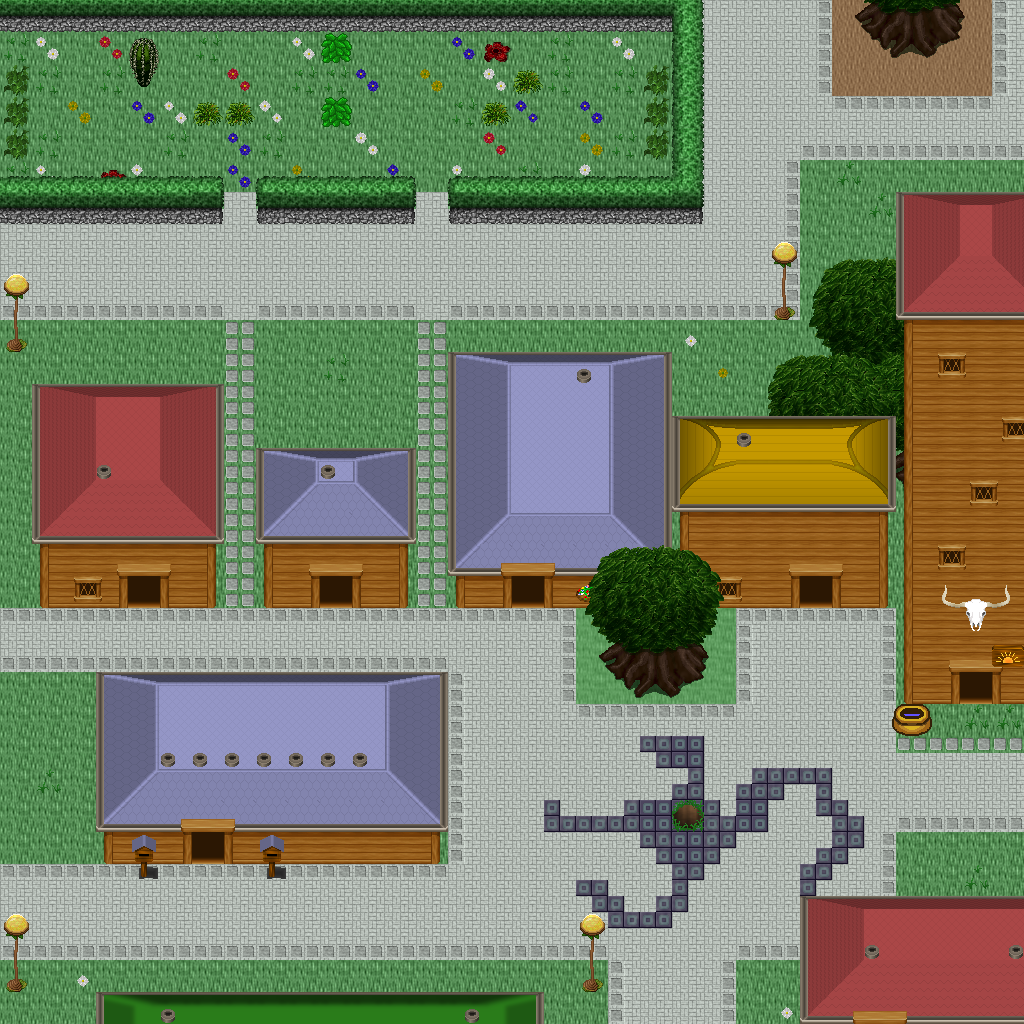

Rendered tile map (Tiled .tmx) drawn with the repository's tilesets; below, a short description and the map source with its tile grids summarised:
An orthogonal 32x32 tile map with 32x32 px tiles, 5 tile layers (Ground, Objects, Objects2, Above, ...), 1 hidden layer not drawn, 53 tilesets.

<map version="1.10" tiledversion="1.11.0" orientation="orthogonal" renderorder="right-down" width="32" height="32" tilewidth="32" tileheight="32" infinite="0" nextlayerid="11" nextobjectid="1">
 <tileset firstgid="1" name="ground_ground" tilewidth="32" tileheight="32" tilecount="33" columns="3">
  <image source="../drawable/ground_ground.png" width="96" height="352" />
 </tileset>
 <tileset firstgid="34" name="building_castle" tilewidth="32" tileheight="32" tilecount="320" columns="20">
  <image source="../drawable/building_castle.png" width="640" height="512" />
 </tileset>
 <tileset firstgid="354" name="ground_square_patch" tilewidth="32" tileheight="32" tilecount="9" columns="3">
  <image source="../drawable/ground_square_patch.png" width="96" height="96" />
 </tileset>
 <tileset firstgid="363" name="building_decoration_banner" tilewidth="32" tileheight="32" tilecount="12" columns="1">
  <image source="../drawable/building_decoration_banner.png" width="32" height="384" />
 </tileset>
 <tileset firstgid="375" name="ground_water_pool" tilewidth="32" tileheight="32" tilecount="72" columns="3">
  <image source="../drawable/ground_water_pool.png" width="96" height="768" />
 </tileset>
 <tileset firstgid="447" name="building_wall_wall_brown" tilewidth="32" tileheight="32" tilecount="12" columns="3">
  <image source="../drawable/building_wall_wall_brown.png" width="96" height="128" />
 </tileset>
 <tileset firstgid="459" name="plant_grasses" tilewidth="32" tileheight="32" tilecount="6" columns="3">
  <image source="../drawable/plant_grasses.png" width="96" height="64" />
 </tileset>
 <tileset firstgid="465" name="plant_flower_daisy_white" tilewidth="32" tileheight="32" tilecount="8" columns="2">
  <image source="../drawable/plant_flower_daisy_white.png" width="64" height="128" />
 </tileset>
 <tileset firstgid="473" name="plant_tree_tree_darkgreen" tilewidth="32" tileheight="32" tilecount="88" columns="8">
  <image source="../drawable/plant_tree_tree_darkgreen.png" width="256" height="352" />
 </tileset>
 <tileset firstgid="561" name="plant_flower_daisy_red" tilewidth="32" tileheight="32" tilecount="8" columns="2">
  <image source="../drawable/plant_flower_daisy_red.png" width="64" height="128" />
 </tileset>
 <tileset firstgid="569" name="ground_grass_edges" tilewidth="32" tileheight="32" tilecount="36" columns="12">
  <image source="../drawable/ground_grass_edges.png" width="384" height="96" />
 </tileset>
 <tileset firstgid="605" name="ground_grass_corners" tilewidth="32" tileheight="32" tilecount="24" columns="6">
  <image source="../drawable/ground_grass_corners.png" width="192" height="128" />
 </tileset>
 <tileset firstgid="629" name="plant_bush_hedge" tilewidth="32" tileheight="32" tilecount="35" columns="5">
  <image source="../drawable/plant_bush_hedge.png" width="160" height="224" />
 </tileset>
 <tileset firstgid="664" name="ground_rock_pebbles" tilewidth="32" tileheight="32" tilecount="3" columns="1">
  <image source="../drawable/ground_rock_pebbles.png" width="32" height="96" />
 </tileset>
 <tileset firstgid="667" name="plant_bush_bushes" tilewidth="32" tileheight="32" tilecount="10" columns="5">
  <image source="../drawable/plant_bush_bushes.png" width="160" height="64" />
 </tileset>
 <tileset firstgid="677" name="building_roof_red" tilewidth="32" tileheight="32" tilecount="20" columns="5">
  <image source="../drawable/building_roof_red.png" width="160" height="128" />
 </tileset>
 <tileset firstgid="697" name="plant_flower_daisy_yellow" tilewidth="32" tileheight="32" tilecount="8" columns="2">
  <image source="../drawable/plant_flower_daisy_yellow.png" width="64" height="128" />
 </tileset>
 <tileset firstgid="705" name="plant_leaves" tilewidth="32" tileheight="32" tilecount="8" columns="4">
  <image source="../drawable/plant_leaves.png" width="128" height="64" />
 </tileset>
 <tileset firstgid="713" name="item_corpse_skull_pale" tilewidth="32" tileheight="32" tilecount="2" columns="2">
  <image source="../drawable/item_corpse_skull_pale.png" width="64" height="32" />
 </tileset>
 <tileset firstgid="715" name="building_roof_blue" tilewidth="32" tileheight="32" tilecount="20" columns="5">
  <image source="../drawable/building_roof_blue.png" width="160" height="128" />
 </tileset>
 <tileset firstgid="735" name="plant_cactus" tilewidth="32" tileheight="32" tilecount="2" columns="1">
  <image source="../drawable/plant_cactus.png" width="32" height="64" />
 </tileset>
 <tileset firstgid="737" name="plant_flower_daisy_blue" tilewidth="32" tileheight="32" tilecount="8" columns="2">
  <image source="../drawable/plant_flower_daisy_blue.png" width="64" height="128" />
 </tileset>
 <tileset firstgid="745" name="plant_stump_stump_brown" tilewidth="32" tileheight="32" tilecount="4" columns="2">
  <image source="../drawable/plant_stump_stump_brown.png" width="64" height="64" />
 </tileset>
 <tileset firstgid="749" name="plant_stump_rectangular" tilewidth="32" tileheight="32" tilecount="4" columns="2">
  <image source="../drawable/plant_stump_rectangular.png" width="64" height="64" />
 </tileset>
 <tileset firstgid="753" name="furniture_carpet_border" tilewidth="32" tileheight="32" tilecount="12" columns="3">
  <image source="../drawable/furniture_carpet_border.png" width="96" height="128" />
 </tileset>
 <tileset firstgid="765" name="ground_pothole" tilewidth="32" tileheight="32" tilecount="4" columns="4">
  <image source="../drawable/ground_pothole.png" width="128" height="32" />
 </tileset>
 <tileset firstgid="769" name="furniture_carpet_carpets" tilewidth="32" tileheight="32" tilecount="8" columns="4">
  <image source="../drawable/furniture_carpet_carpets.png" width="128" height="64" />
 </tileset>
 <tileset firstgid="777" name="building_roof_yellow" tilewidth="32" tileheight="32" tilecount="20" columns="5">
  <image source="../drawable/building_roof_yellow.png" width="160" height="128" />
 </tileset>
 <tileset firstgid="797" name="plant_stump_stump_green" tilewidth="32" tileheight="32" tilecount="4" columns="2">
  <image source="../drawable/plant_stump_stump_green.png" width="64" height="64" />
 </tileset>
 <tileset firstgid="801" name="item_pot_pot_golden_centred" tilewidth="32" tileheight="32" tilecount="3" columns="3">
  <image source="../drawable/item_pot_pot_golden_centred.png" width="96" height="32" />
 </tileset>
 <tileset firstgid="804" name="building_roof_green" tilewidth="32" tileheight="32" tilecount="20" columns="5">
  <image source="../drawable/building_roof_green.png" width="160" height="128" />
 </tileset>
 <tileset firstgid="824" name="item_statue_fairypool" tilewidth="32" tileheight="32" tilecount="16" columns="2">
  <image source="../drawable/item_statue_fairypool.png" width="64" height="256" />
 </tileset>
 <tileset firstgid="840" name="building_window_window_left" tilewidth="32" tileheight="32" tilecount="2" columns="2">
  <image source="../drawable/building_window_window_left.png" width="64" height="32" />
 </tileset>
 <tileset firstgid="842" name="building_window_window_long" tilewidth="32" tileheight="32" tilecount="3" columns="3">
  <image source="../drawable/building_window_window_long.png" width="96" height="32" />
 </tileset>
 <tileset firstgid="845" name="building_door_door_n" tilewidth="32" tileheight="32" tilecount="6" columns="3">
  <image source="../drawable/building_door_door_n.png" width="96" height="64" />
 </tileset>
 <tileset firstgid="851" name="item_postbox" tilewidth="32" tileheight="32" tilecount="4" columns="2">
  <image source="../drawable/item_postbox.png" width="64" height="64" />
 </tileset>
 <tileset firstgid="855" name="building_window_window_right" tilewidth="32" tileheight="32" tilecount="2" columns="2">
  <image source="../drawable/building_window_window_right.png" width="64" height="32" />
 </tileset>
 <tileset firstgid="857" name="building_decoration_blue_circle" tilewidth="32" tileheight="32" tilecount="4" columns="2">
  <image source="../drawable/building_decoration_blue_circle.png" width="64" height="64" />
 </tileset>
 <tileset firstgid="861" name="plant_indoor_flower_baskets" tilewidth="32" tileheight="32" tilecount="3" columns="1">
  <image source="../drawable/plant_indoor_flower_baskets.png" width="32" height="96" />
 </tileset>
 <tileset firstgid="864" name="building_decoration_chimney_big" tilewidth="32" tileheight="32" tilecount="2" columns="1">
  <image source="../drawable/building_decoration_chimney_big.png" width="32" height="64" />
 </tileset>
 <tileset firstgid="866" name="building_decoration_banner_long" tilewidth="32" tileheight="32" tilecount="3" columns="3">
  <image source="../drawable/building_decoration_banner_long.png" width="96" height="32" />
 </tileset>
 <tileset firstgid="869" name="building_decoration_chimney" tilewidth="32" tileheight="32" tilecount="2" columns="1">
  <image source="../drawable/building_decoration_chimney.png" width="32" height="64" />
 </tileset>
 <tileset firstgid="871" name="building_decoration_longhorn_skull" tilewidth="32" tileheight="32" tilecount="6" columns="3">
  <image source="../drawable/building_decoration_longhorn_skull.png" width="96" height="64" />
 </tileset>
 <tileset firstgid="877" name="building_decoration_library_banner" tilewidth="32" tileheight="32" tilecount="6" columns="3">
  <image source="../drawable/building_decoration_library_banner.png" width="96" height="64" />
 </tileset>
 <tileset firstgid="883" name="logic_creature_elf" tilewidth="32" tileheight="32" tilecount="16" columns="8">
  <image source="../drawable/logic_creature_elf.png" width="256" height="64" />
 </tileset>
 <tileset firstgid="899" name="logic_portal" tilewidth="32" tileheight="32" tilecount="24" columns="8">
  <image source="../drawable/logic_portal.png" width="256" height="96" />
 </tileset>
 <tileset firstgid="923" name="logic_collision" tilewidth="32" tileheight="32" tilecount="1" columns="1">
  <image source="../drawable/logic_collision.png" width="32" height="32" />
 </tileset>
 <tileset firstgid="924" name="ground_green_paving" tilewidth="32" tileheight="32" tilecount="18" columns="3">
  <image source="../drawable/ground_green_paving.png" width="96" height="192" />
 </tileset>
 <tileset firstgid="942" name="light_door_light" tilewidth="32" tileheight="32" tilecount="12" columns="3">
  <image source="../drawable/light_door_light.png" width="96" height="128" />
 </tileset>
 <tileset firstgid="954" name="furniture_light_roots_lamp" tilewidth="32" tileheight="32" tilecount="6" columns="2">
  <image source="../drawable/furniture_light_roots_lamp.png" width="64" height="96" />
 </tileset>
 <tileset firstgid="960" name="light_dim_yellow_light_7x5" tilewidth="32" tileheight="32" tilecount="35" columns="7">
  <image source="../drawable/light_dim_yellow_light_7x5.png" width="224" height="160" />
 </tileset>
 <tileset firstgid="995" name="light_yellow_light_5x5" tilewidth="32" tileheight="32" tilecount="25" columns="5">
  <image source="../drawable/light_yellow_light_5x5.png" width="160" height="160" />
 </tileset>
 <tileset firstgid="1020" name="building_decoration_shop_banners" tilewidth="32" tileheight="32" tilecount="8" columns="8">
  <image source="../drawable/building_decoration_shop_banners.png" width="256" height="32" />
 </tileset>
 <layer id="1" name="Ground" width="32" height="32">
  <data>[1024 cells, 1024 non-empty, 6 distinct tile ids]</data>
 </layer>
 <layer id="2" name="Objects" width="32" height="32">
  <data>[1024 cells, 529 non-empty, 78 distinct tile ids]</data>
 </layer>
 <layer id="3" name="Objects2" width="32" height="32">
  <data>[1024 cells, 98 non-empty, 31 distinct tile ids]</data>
 </layer>
 <layer id="4" name="Above" width="32" height="32">
  <data>[1024 cells, 233 non-empty, 100 distinct tile ids]</data>
 </layer>
 <layer id="5" name="Above2" width="32" height="32">
  <data>[1024 cells, 31 non-empty, 24 distinct tile ids]</data>
 </layer>
 <layer id="6" name="Walkable" width="32" height="32" visible="0">
  <data>[1024 cells, 334 non-empty, 1 distinct tile ids]</data>
 </layer>
 <objectgroup id="7" name="Mapevents" />
 <objectgroup id="8" name="Spawn" />
 <objectgroup id="9" name="Keys" />
 <objectgroup id="10" name="Replace" />
</map>
